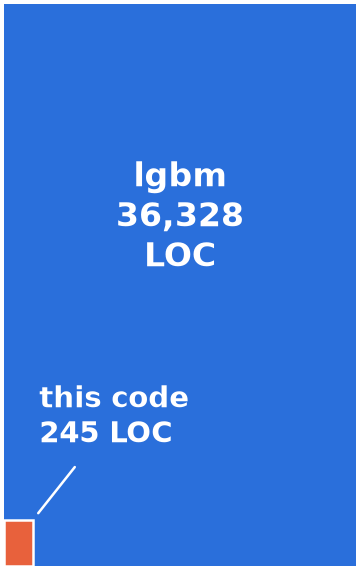

This figure's Python source:
#!/usr/bin/env python3 -B
"""loc: the lines-of-code figure (loc.png, loc.pdf), two squares whose AREAS
are in proportion to the line counts.

The Lisp count is taken from the files, not typed in, so the figure cannot
drift from the code the way the old hard-coded 346 did.  It counts balsa.yue, the
learner printed in the paper: learner and rig together, non-blank and
non-comment.

LightGBM's number is from its own repo at 7810ece: src/ plus
include/LightGBM, C++ only, no cuda.  There is no checkout here to recount,
so it stays a constant -- recount it if that ever changes.

usage: python3 loc.py            (writes loc.png and loc.pdf beside this file)
"""
import os, re
import matplotlib; matplotlib.use("Agg")
import matplotlib.pyplot as plt

Here = os.path.dirname(os.path.abspath(__file__))
Lib  = ("balsa.yue",)        # the learner; the rigs are a separate file
Lgbm = 36328


def loc(f):
  "Non-blank, non-comment lines (-- starts a Yue comment)."
  return sum(1 for l in open(os.path.join(Here, f))
             if not re.match(r"^\s*(--.*)?$", l))


counts = {f: loc(f) for f in Lib}
lisp   = sum(counts.values())
print(" ".join(f"{f}={n}" for f, n in counts.items()), f"total={lisp}",
      f"lgbm={Lgbm}", f"ratio={lisp/Lgbm:.3%}")

(ln, lv, lc), (gn, gv, gc) = ("this code", lisp, "#e8613c"), ("lgbm", Lgbm, "#2a6fdb")
r = (lv / gv) ** .5                                  # areas ~ LOC
f2, lx = plt.subplots(figsize=(1.2, 1.9))
lx.add_patch(plt.Rectangle((0, 0), 1, 1, color=gc))
lx.add_patch(plt.Rectangle((0, 0), r, r, color=lc, ec="white", lw=.6))
lx.text(.5, .62, f"{gn}\n{gv:,}\nLOC", ha="center", va="center",
        color="white", fontsize=8, weight="bold")
lx.annotate(f"{ln}\n{lv} LOC", (r, r), (.1, .22), color="white", fontsize=7,
            weight="bold", arrowprops=dict(arrowstyle="-", color="white", lw=.6))
lx.set_xlim(0, 1); lx.set_ylim(0, 1); lx.set_xticks([]); lx.set_yticks([])
for s in lx.spines.values(): s.set_visible(False)
f2.set_facecolor("white"); f2.tight_layout(pad=.1)
f2.savefig(os.path.join(Here, "loc.png"), dpi=300)
f2.savefig(os.path.join(Here, "loc.pdf"))
